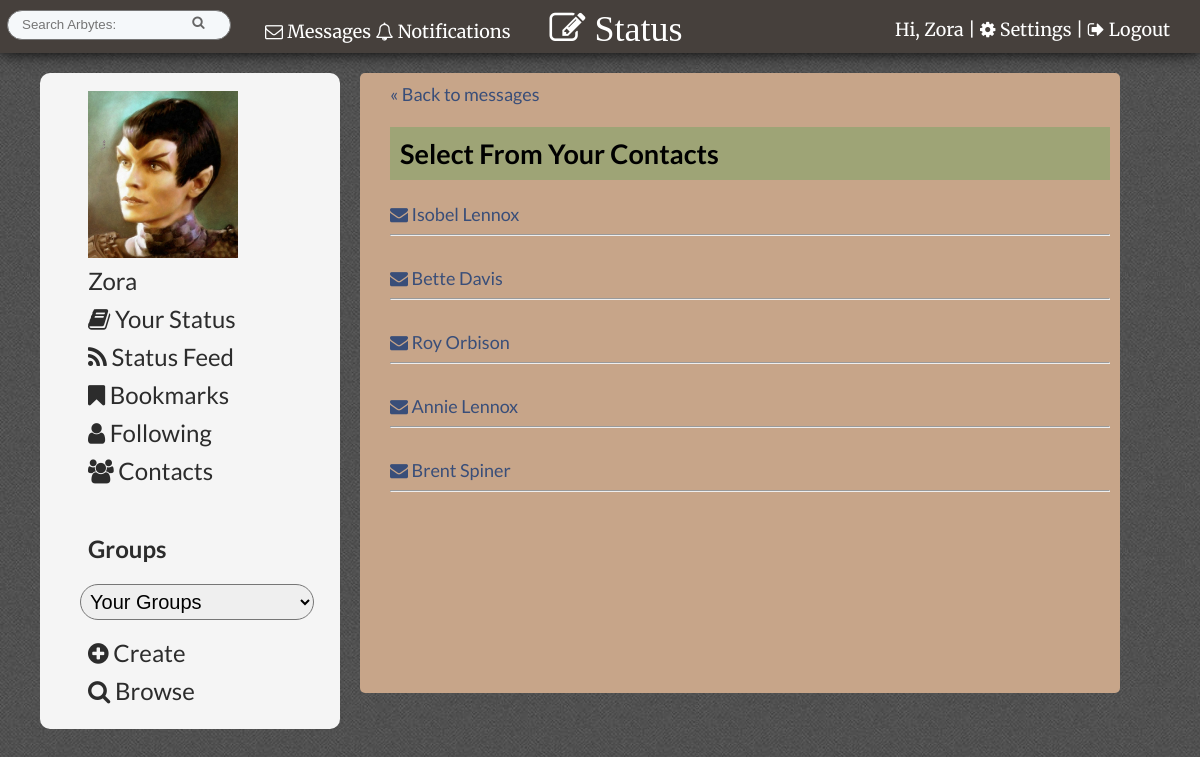
/choose_contact.php (signed in), run on the app's committed database.
### tables this page shows
CREATE TABLE IF NOT EXISTS `profile_img` (
  `id` int(11) NOT NULL,
  `user_id` int(11) NOT NULL,
  `filepath` varchar(60) NOT NULL,
  `current` tinyint(1) NOT NULL
);

CREATE TABLE IF NOT EXISTS `members` (
  `id` int(11) NOT NULL,
  `first_name` varchar(30) NOT NULL,
  `last_name` varchar(30) NOT NULL,
  `username` varchar(20) NOT NULL,
  `password` varchar(60) NOT NULL,
  `email` varchar(60) NOT NULL,
  `profile` varchar(1000) NOT NULL,
  `theme` int(7) NOT NULL
);

### choose_contact.php (the view, shortened to what this page needs)
<?php include("inc/header.php");
        $query  = "SELECT * FROM members ";
		$query .= "WHERE id={$_SESSION['user_id']}";
		$all_members = mysqli_query($connection, $query);
    if($all_members){
            ?>
     <div id="page">
            <a href="messages.php">&laquo; Back to messages </a>
         <h2 class="headings">Select From Your Contacts</h2>
<?php
    $query  = "SELECT * ";
    $query .= "FROM contacts ";
    $query .= "WHERE user_id={$_SESSION['user_id']} ";
    $all_members = mysqli_query($connection, $query);
        if(!empty($all_members)){
    foreach($all_members as $member){
            $query  = "SELECT * ";
            $query .= "FROM members ";
            $query .= "WHERE id={$member['contact_id']} ";
            $all_member_data = mysqli_query($connection, $query);
        foreach($all_member_data as $memberInfo){
            echo "<a href=\"create_message.php?user_id=".$memberInfo['id']."&name=".$memberInfo['first_name']."%20".$memberInfo['last_name']."\"><i class=\"fa fa-envelope\"></i>  ".$memberInfo['first_name']." ".$memberInfo['last_name']."</a> <br/><hr/><br/> ";
        }
    }
    }else{
    echo "You have no contacts.";
    }
?>
<?php
        }else{
        echo "something went wrong.";
        }
        ?>
</div>
<?php include("inc/footer.php"); ?>

### inc/header.php (shortened to what this page needs)
<?php require_once("functions/session.php");
require_once("functions/db_connection.php");
confirm_logged_in(); ?>
<!DOCTYPE html>
 <html lang="en">
 <head>
       <link rel="stylesheet" href="css/tabs.css">
     <link rel="stylesheet" href="css/style.css">
     <link rel="stylesheet" href="css/popup.css">
         <link rel="stylesheet" href="//maxcdn.bootstrapcdn.com/font-awesome/4.3.0/css/font-awesome.min.css">
          <?php
		$query  = "SELECT * ";
		$query .= "FROM members ";
		$query .= "WHERE id={$_SESSION['user_id']} ";
		$theme_found = mysqli_query($connection, $query);
        $array= mysqli_fetch_assoc($theme_found);
        $theme= $array['theme'];
		$themequery  = "SELECT * ";
		$themequery .= "FROM themes ";
		$themequery .= "WHERE id={$theme} ";
		$themequery_found = mysqli_query($connection, $themequery);
        $theme_array= mysqli_fetch_assoc($themequery_found);
        $filepath=$theme_array['filepath'];
if($theme==0){ ?>
   <link rel='stylesheet' type='text/css' href='css/white.css' />
    <?php }else{ ?>
   <?php if(!empty($filepath)){ ?>
   <link rel='stylesheet' type='text/css' href='<?php echo $filepath; ?>' />
    <? }else{ ?>
   <link rel='stylesheet' type='text/css' href='css/white.css' />
 <?php } ?>
    <?php }
?>
    <link rel="stylesheet" href="css/slide-down.css">
 </head>
 <body>
    <header>
    <span class="min-clear">
<a href="messages.php?user_id=<?php echo $_SESSION['user_id']; ?>">
    <span class="notif"><i class="fa fa-envelope-o"></i>
 Messages</span>
        </a> </span>
        <a href="notifications.php"><span id="messages_notification"><?php echo $_SESSION['notify_num']; ?></span>
        <span class="notif"><i class="fa fa-bell-o"></i>
 Notifications</span></a>
        <a class="button" href="#popup2">  <i id="new" class="fa fa-pencil-square-o fa-2x"> Status</i></a>
         <p id="welcome">Hi, <a title="View your profile" class="tooltip" href="member_profile.php?user_id=<?php echo $_SESSION['user_id']; ?>"><?php echo $_SESSION['first_name']; ?></a> | <a href="settings.php"><i class="fa fa-cog"></i>
Settings</a> |  <a href="logout.php"><i class="fa fa-sign-out"></i>
 Logout</a></p>
        <form id="searchbar" action="search.php?go" method="post">
        <input type="text" name="query" value="" placeholder="Search Arbytes:" />
      <input type="submit" name="submit" value="&#xf002;" />
        </form>
    </header>
   <aside>
     	<ul>
     	  <?php
        $img_query  = "SELECT * ";
		$img_query .= "FROM profile_img ";
		$img_query .= "WHERE user_id={$_SESSION['user_id']} AND current=1";
		$all_imgs = mysqli_query($connection, $img_query);
        if($all_imgs){
        $img_array= mysqli_fetch_assoc($all_imgs);
  if(!empty($img_array)){
            ?>
       <a title="View your profile" class="tooltip" href="member_profile.php?user_id=<?php echo $_SESSION['user_id']; ?>"> <img id="avatar" src="<?php echo $img_array['filepath']; ?>" title="View Your Profilee"/></a><?php
  }else{
            ?>
       <a title="View your profile" class="tooltip" href="member_profile.php?user_id=<?php echo $_SESSION['user_id']; ?>"> <img src="img/default_avatar.png" title="View Your Profile"/></a><?php
  }
        }else{
            ?>
       <a title="View your profile" class="tooltip" href="member_profile.php?user_id=<?php echo $_SESSION['user_id']; ?>"> <img src="img/default_avatar.png" title="View Your Profile"/></a><?php
        }
      ?>
<li><a title="View your profile" class="tooltip" href="member_profile.php?user_id=<?php echo $_SESSION['user_id']; ?>"><?php echo $_SESSION['first_name']; ?></a></li>
<li><a href="status.php"><i class="fa fa-book"></i> Your Status</a></li>
<li><a href="status_feed.php"><i class="fa fa-rss"></i> Status Feed</a></li>
<li><a href="bookmarks.php"><i class="fa fa-bookmark"></i> Bookmarks</a></li>
<li><a href="following.php"><i class="fa fa-user"></i> Following</a></li>
<li><a href="contacts.php"><i class="fa fa-users"></i> Contacts</a></li>
        <br/>
<h3><a href="browse_groups.php"  title="Browse all groups" >Groups</a></h3>
      <?php
        $groups  = "SELECT * FROM members_groups ";
		$groups .= "WHERE member_id={$_SESSION['user_id']}";
		$groups_found = mysqli_query($connection, $groups);
        if($groups_found){
 echo "<form action=\"go.php\" method=\"POST\">";
 echo "<select id=\"groupslist\" name=\"groupslist\" onchange=\"this.form.submit()\" >";
       echo "<option name=\"group\" value=\"\" >Your Groups</option>";
               echo "</select></form>";
        }
            ?>
  <li><a href="new_group.php"><i class="fa fa-plus-circle"></i>
 Create</a></li>
  <li><a href="browse_groups.php"><i class="fa fa-search"></i>
 Browse</a></li>
       </ul>
     </aside>

### css/style.css (style rules this page uses)
body { background: #BABABA; padding: 0; margin: 0; font-size: 18px; font-family: 'Lato', sans-serif; }
#groupslist { width: 90%; padding: 5px; border-radius: 20px; font-size: 20px; margin-bottom: 15px; }
h2 { clear: both; }
header #new { position: absolute; margin-left: 30px; }
header, footer { font-family: 'Merriweather', serif; }
img { max-width: 600px; }
aside { display: block; }
.notif { position: relative; left: -9px; top:10px; z-index: 2; }
header a { text-decoration: none; }
#avatar { width: 150px; }
header { color: white; padding: 10px 30px 20px 50px; margin-bottom: 20px; box-shadow: 0 0 15px black; }
#welcome { float: right; position: relative; top: -10px; }
#searchbar { -moz-box-sizing: border-box; box-sizing: border-box; width: 20%; padding: 5px 12px 6px 12px; font-size: 17px; line-height: 1.5; color: #292f33; background-color: #f5f8fa; border: 1px solid #777; border-radius: 21px; transition: all .2s ease-in-out; float: left; position: relative; left: -43px; }
#searchbar input { border:none; background-color: #f5f8fa; width: 80%; float: left; }
input[type="submit"] { padding: 10px; background: #666; color: white; }
#searchbar input[type="submit"], #groupsearch input[type="submit"] { padding: 0; font-family: FontAwesome; width: 32px; float: left; content: "&#xf002;"; color: #666; }
#page { border-radius: 5px; padding: 10px; padding-left: 30px; margin-bottom: 20px; max-width: 1100px; margin: 0 auto; width: 60%; float: left; min-height: 600px; height: auto; max-width: 1100px; font-size: 18px; }
a { text-decoration: none; }
aside { margin: 0 10px 0 10px; width: 15%; padding: 10px; float: left; margin-right: 20px; margin-left: 40px; border-radius: 10px; }
aside ul li { line-height: 2em; list-style: none }
aside a { color: black; font-size: 24px; padding: 8px; text-decoration: none; text-align: left; }
aside ul { width: auto; }
.tooltip { display: inline; position: relative; }
.headings { padding: 10px; }
@media (max-width: 1400px) { aside { width: 25%; padding: 0; } }

### themes/87/coffee.css (style rules this page uses)
body { background-image: url(../../img/tweed.JPG); }
a { color: #394E79; }
header a { color: white; }
header { background: #46403C; color: white; }
#page { background: #C7A589; }
aside, nav { background: whitesmoke; }
aside a { color: #2C2C2C; }
.headings { background: #9EA476; padding: 10px; }

### data on the page
profile_img: filepath (picture)
members: first_name "Isobel", last_name "Lennox"
members: first_name "Bette", last_name "Davis"
members: first_name "Roy", last_name "Orbison"
members: first_name "Annie", last_name "Lennox"
members: first_name "Brent", last_name "Spiner"

### other printed values
$_SESSION['first_name'] "Zora"
